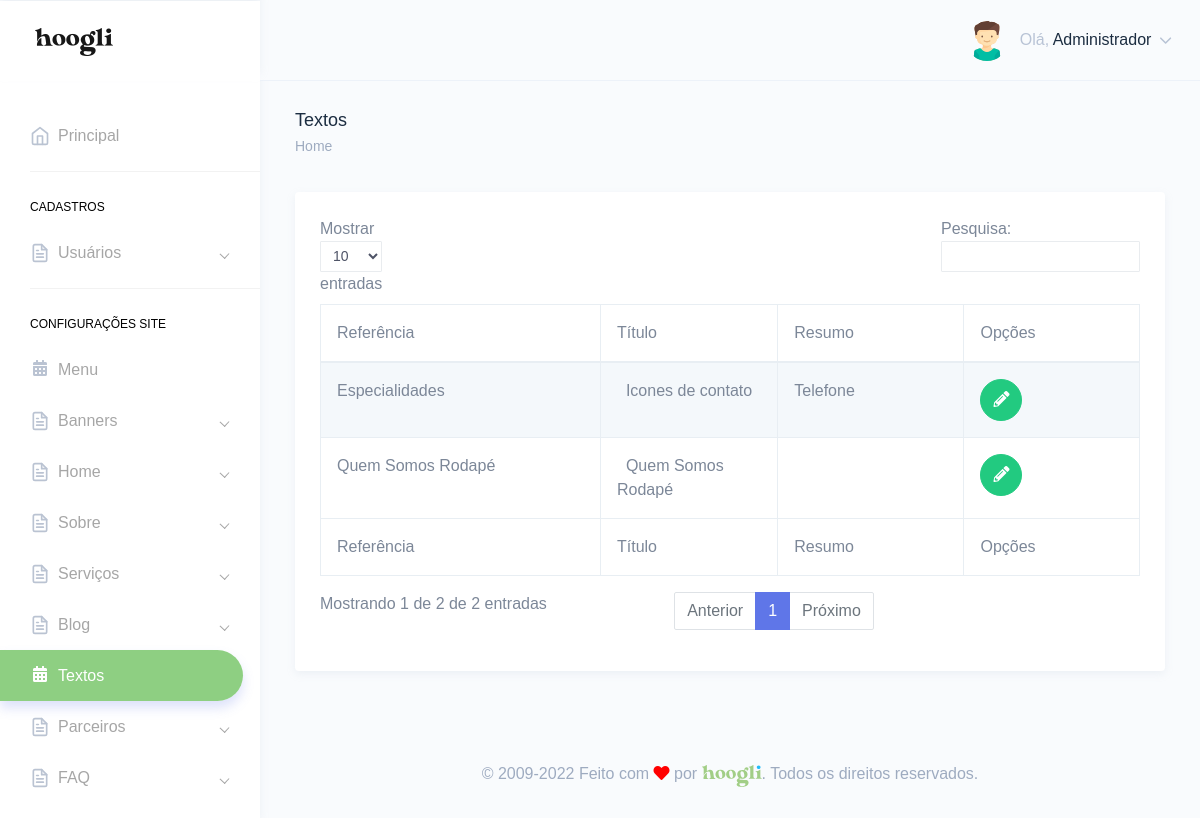
/painel/textos.php (signed in), run on the app's committed database.
### tables this page shows
CREATE TABLE `tbl_usuarios` (
  `id` int(11) NOT NULL,
  `nome` varchar(250) DEFAULT NULL,
  `email` varchar(250) DEFAULT NULL,
  `telefone` varchar(250) DEFAULT NULL,
  `endereco` varchar(250) DEFAULT NULL,
  `cpf` varchar(100) DEFAULT NULL,
  `login` varchar(100) DEFAULT NULL,
  `senha` varchar(100) DEFAULT NULL,
  `foto` varchar(250) DEFAULT NULL,
  `id_cargo` int(11) DEFAULT NULL,
  `sexo` varchar(2) DEFAULT NULL,
  `perm_cad_usuario` varchar(2) DEFAULT NULL,
  `perm_relatorio` varchar(2) DEFAULT NULL,
  `perm_add_usuario` varchar(2) DEFAULT NULL,
  `perm_edit_usuario` varchar(2) DEFAULT NULL,
  `perm_del_usuario` varchar(2) DEFAULT NULL,
  `perm_cad_contato` varchar(2) DEFAULT NULL,
  `perm_edit_contato` varchar(2) DEFAULT NULL,
  `perm_del_contato` varchar(2) DEFAULT NULL,
  `perm_edit_contato_nf` varchar(3) DEFAULT NULL,
  `perm_pag_principal_rm` varchar(2) DEFAULT NULL,
  `perm_pag_principal_uc` varchar(2) DEFAULT NULL,
  `admin_geral` varchar(2) DEFAULT NULL,
  `data_frase` date DEFAULT NULL,
  `id_frase` int(11) DEFAULT NULL,
  `frase_lida` varchar(2) DEFAULT NULL
);

CREATE TABLE `tbl_textos` (
  `id` int(11) NOT NULL,
  `titulo` varchar(250) DEFAULT NULL,
  `descricao` text DEFAULT NULL,
  `descricao2` varchar(255) NOT NULL,
  `tem_descricao2` enum('S','N') NOT NULL,
  `descricao3` varchar(255) NOT NULL,
  `tem_descricao3` enum('S','N') NOT NULL,
  `descricao4` varchar(255) NOT NULL,
  `tem_descricao4` enum('S','N') NOT NULL,
  `texto` text DEFAULT NULL,
  `foto` varchar(70) DEFAULT NULL,
  `titulo_img` varchar(255) NOT NULL,
  `foto_2` varchar(70) DEFAULT NULL,
  `foto_3` varchar(70) DEFAULT NULL,
  `foto_4` varchar(70) DEFAULT NULL,
  `meta_title` text DEFAULT NULL,
  `meta_keywords` text DEFAULT NULL,
  `meta_description` text DEFAULT NULL,
  `pagina_referencia` varchar(250) DEFAULT NULL,
  `tem_video` enum('S','N') DEFAULT 'N',
  `embed` varchar(250) DEFAULT NULL,
  `tem_foto` enum('S','N') DEFAULT 'N',
  `tem_foto_2` enum('S','N') DEFAULT 'N',
  `tem_foto_3` enum('S','N') DEFAULT 'N',
  `tem_foto_4` enum('S','N') DEFAULT 'N',
  `titulo2` varchar(250) DEFAULT NULL,
  `titulo3` varchar(255) DEFAULT NULL,
  `titulo4` varchar(255) DEFAULT NULL,
  `titulo5` varchar(255) DEFAULT NULL,
  `tem_titulo` enum('S','N') NOT NULL DEFAULT 'N',
  `tem_titulo_2` enum('S','N') NOT NULL DEFAULT 'N',
  `tem_titulo_3` enum('S','N') DEFAULT 'N',
  `tem_titulo_4` enum('S','N') DEFAULT 'N',
  `tem_titulo_5` enum('S','N') DEFAULT 'N',
  `texto_1` text DEFAULT NULL,
  `texto_2` text DEFAULT NULL,
  `texto_3` text DEFAULT NULL,
  `tem_texto` enum('S','N') NOT NULL DEFAULT 'N',
  `tem_texto_2` enum('S','N') DEFAULT 'N',
  `tem_texto_3` enum('S','N') DEFAULT 'N',
  `tem_texto_4` enum('S','N') DEFAULT 'N',
  `foto_5` varchar(70) DEFAULT NULL,
  `foto_6` varchar(70) DEFAULT NULL,
  `foto_7` varchar(70) DEFAULT NULL,
  `foto_8` varchar(70) DEFAULT NULL,
  `titulo6` varchar(250) DEFAULT NULL,
  `titulo7` varchar(250) DEFAULT NULL,
  `titulo8` varchar(250) DEFAULT NULL,
  `texto_5` text DEFAULT NULL,
  `texto_6` text DEFAULT NULL,
  `texto_7` text DEFAULT NULL,
  `texto_8` text DEFAULT NULL,
  `tem_texto_5` enum('S','N') NOT NULL DEFAULT 'N',
  `tem_texto_6` enum('S','N') NOT NULL DEFAULT 'N',
  `tem_texto_7` enum('S','N') NOT NULL DEFAULT 'N',
  `tem_texto_8` enum('S','N') NOT NULL DEFAULT 'N',
  `tem_titulo_6` enum('S','N') NOT NULL DEFAULT 'N',
  `tem_titulo_7` enum('S','N') NOT NULL DEFAULT 'N',
  `tem_titulo_8` enum('S','N') NOT NULL DEFAULT 'N',
  `tem_foto_5` enum('S','N') NOT NULL DEFAULT 'N',
  `tem_foto_6` enum('S','N') NOT NULL DEFAULT 'N',
  `tem_foto_7` enum('S','N') NOT NULL DEFAULT 'N',
  `tem_foto_8` enum('S','N') NOT NULL DEFAULT 'N',
  `tem_metas_tag` enum('S','N') NOT NULL DEFAULT 'N',
  `texto_4` text DEFAULT NULL,
  `pagina_individual` enum('S','N') NOT NULL DEFAULT 'N',
  `nome_titulo` varchar(250) DEFAULT NULL,
  `nome_titulo2` varchar(250) DEFAULT NULL,
  `nome_titulo3` varchar(250) DEFAULT NULL,
  `nome_titulo4` varchar(250) DEFAULT NULL,
  `nome_titulo5` varchar(250) DEFAULT NULL,
  `nome_titulo6` varchar(250) DEFAULT NULL,
  `nome_titulo7` varchar(250) DEFAULT NULL,
  `nome_titulo8` varchar(250) DEFAULT NULL,
  `tem_descricao` enum('S','N') NOT NULL DEFAULT 'N',
  `titulo_1_alinhamento` varchar(20) DEFAULT NULL,
  `titulo_2_alinhamento` varchar(20) DEFAULT NULL,
  `titulo_3_alinhamento` varchar(20) DEFAULT NULL,
  `titulo_4_alinhamento` varchar(20) DEFAULT NULL,
  `titulo_5_alinhamento` varchar(20) DEFAULT NULL,
  `titulo_6_alinhamento` varchar(20) DEFAULT NULL,
  `titulo_7_alinhamento` varchar(20) DEFAULT NULL,
  `titulo_8_alinhamento` varchar(20) DEFAULT NULL,
  `tem_botao_1` enum('S','N') NOT NULL DEFAULT 'N',
  `tem_botao_2` enum('S','N') NOT NULL DEFAULT 'N',
  `tem_botao_3` enum('S','N') NOT NULL DEFAULT 'N',
  `tem_botao_4` enum('S','N') NOT NULL DEFAULT 'N',
  `tem_botao_5` enum('S','N') NOT NULL DEFAULT 'N',
  `tem_botao_6` enum('S','N') NOT NULL DEFAULT 'N',
  `tem_botao_7` enum('S','N') NOT NULL DEFAULT 'N',
  `tem_botao_8` enum('S','N') NOT NULL DEFAULT 'N',
  `nome_botao_1` varchar(80) DEFAULT NULL,
  `nome_botao_2` varchar(80) DEFAULT NULL,
  `nome_botao_3` varchar(80) DEFAULT NULL,
  `nome_botao_4` varchar(80) DEFAULT NULL,
  `nome_botao_5` varchar(80) DEFAULT NULL,
  `nome_botao_6` varchar(80) DEFAULT NULL,
  `nome_botao_7` varchar(80) DEFAULT NULL,
  `nome_botao_8` varchar(80) DEFAULT NULL,
  `link_botao_1` varchar(250) DEFAULT NULL,
  `link_botao_2` varchar(250) DEFAULT NULL,
  `link_botao_3` varchar(250) DEFAULT NULL,
  `link_botao_4` varchar(250) DEFAULT NULL,
  `link_botao_5` varchar(250) DEFAULT NULL,
  `link_botao_6` varchar(250) DEFAULT NULL,
  `link_botao_7` varchar(250) DEFAULT NULL,
  `link_botao_8` varchar(250) DEFAULT NULL,
  `tem_paralax_1` enum('S','N') NOT NULL DEFAULT 'N',
  `tem_paralax_2` enum('S','N') NOT NULL DEFAULT 'N',
  `tem_paralax_3` enum('S','N') NOT NULL DEFAULT 'N',
  `tem_paralax_4` enum('S','N') NOT NULL DEFAULT 'N',
  `tem_paralax_5` enum('S','N') NOT NULL DEFAULT 'N',
  `tem_paralax_6` enum('S','N') NOT NULL DEFAULT 'N',
  `tem_paralax_7` enum('S','N') NOT NULL DEFAULT 'N',
  `tem_paralax_8` enum('S','N') NOT NULL DEFAULT 'N',
  `paralax_1` varchar(70) DEFAULT NULL,
  `paralax_2` varchar(70) DEFAULT NULL,
  `paralax_3` varchar(70) DEFAULT NULL,
  `paralax_4` varchar(70) DEFAULT NULL,
  `paralax_5` varchar(70) DEFAULT NULL,
  `paralax_6` varchar(70) DEFAULT NULL,
  `paralax_7` varchar(70) DEFAULT NULL,
  `paralax_8` varchar(70) DEFAULT NULL,
  `tem_ativo` enum('S','N') NOT NULL DEFAULT 'N',
  `ativo` enum('S','N') NOT NULL DEFAULT 'N',
  `titulo4_sessao1` varchar(250) DEFAULT NULL,
  `titulo5_sessao1` varchar(250) DEFAULT NULL,
  `tem_titulo5_sessao1` enum('S','N') DEFAULT NULL,
  `titulo6_sessao1` varchar(250) DEFAULT NULL,
  `tem_titulo6_sessao1` enum('S','N') DEFAULT NULL,
  `titulo7_sessao1` varchar(250) DEFAULT NULL,
  `titulo8_sessao1` varchar(250) DEFAULT NULL,
  `foto10_sessao1` varchar(70) DEFAULT NULL,
  `foto11_sessao1` varchar(70) DEFAULT NULL,
  `titulo9_sessao1` varchar(250) DEFAULT NULL,
  `titulo10_sessao1` varchar(250) DEFAULT NULL,
  `titulo11_sessao1` varchar(250) DEFAULT NULL,
  `titulo12_sessao1` varchar(250) DEFAULT NULL,
  `titulo13_sessao1` varchar(250) DEFAULT NULL,
  `titulo14_sessao1` varchar(250) DEFAULT NULL,
  `titulo15_sessao1` varchar(250) DEFAULT NULL,
  `titulo16_sessao1` varchar(250) DEFAULT NULL,
  `titulo17_sessao1` varchar(250) DEFAULT NULL,
  `titulo18_sessao1` varchar(250) DEFAULT NULL,
  `titulo19_sessao1` varchar(250) DEFAULT NULL,
  `titulo20_sessao1` varchar(250) DEFAULT NULL,
  `titulo21_sessao1` varchar(250) DEFAULT NULL,
  `titulo22_sessao1` varchar(250) DEFAULT NULL,
  `titulo23_sessao1` varchar(250) DEFAULT NULL,
  `titulo24_sessao1` varchar(250) DEFAULT NULL,
  `titulo25_sessao1` varchar(250) DEFAULT NULL,
  `paralax_testemunho` varchar(70) DEFAULT NULL,
  `breve_sobre` varchar(200) DEFAULT NULL,
  `breve_sobre2` varchar(200) DEFAULT NULL,
  `tem_breve_sobre` enum('S','N') DEFAULT NULL,
  `tem_breve_sobre2` enum('S','N') DEFAULT NULL,
  `titulo_sessao_sobre` varchar(250) DEFAULT NULL,
  `tem_titulo_sessao_sobre` enum('S','N') DEFAULT NULL
);

### painel/textos.php (the view, shortened to what the rows shown need)
<?php include "verifica.php";
$puxaTextos = $textos->rsDados('', '', '', 'N');
?>
<!DOCTYPE html>
<html dir="ltr" lang="pt-br">
<head>
    <link href="dist/css/style.min.css" rel="stylesheet">
</head>
<body>
    <div id="main-wrapper" data-theme="light" data-layout="vertical" data-navbarbg="skin6" data-sidebartype="full" data-sidebar-position="fixed" data-header-position="fixed" data-boxed-layout="full">
      <?php include "header.php";?>
        <div class="page-wrapper">
            <div class="container-fluid">
                <div class="row">
                    <div class="col-12">
                        <div class="card">
                            <div class="card-body">
                                <div class="table-responsive">
                                    <table id="zero_config" class="table table-striped table-bordered">
                                        <thead>
                                            <tr>
                                                <th>Referência</th>
                                                <th>Título</th>
                                                <th>Resumo</th>
                                                <th>Opções</th>
                                            </tr>
                                        </thead>
                                        <tbody>
                                            <?php
                                            if(count($puxaTextos) > 0){
                                            foreach($puxaTextos as $texto){?>
                                            <tr>
                                                <td><?php echo $texto->pagina_referencia;?></td>
                                                <td>
                                                <?php echo $texto->titulo;?></td>
                                                <td><?php echo $texto->descricao;?></td>
                                                <td>
                                                    <a href="editar-texto.php?id=<?php echo $texto->id;?>" class="btn btn-success btn-circle"><i class="fas fa-pencil-alt"></i></a>
                                                </td>
                                            </tr>
                                            <?php } }?>
                                        </tbody>
                                        <tfoot>
                                            <tr>
                                                <th>Referência</th>
                                                <th>Título</th>
                                                <th>Resumo</th>
                                                <th>Opções</th>
                                            </tr>
                                        </tfoot>
                                    </table>
                                </div>
                            </div>
                        </div>
                    </div>
                </div>
            </div>
        </div>
    </div>
</body>
</html>

### painel/header.php (shortened to what the rows shown need)
<header class="topbar" data-navbarbg="skin6">
            <nav class="navbar top-navbar navbar-expand-md">
                <div class="navbar-collapse collapse" id="navbarSupportedContent">
                    <ul class="navbar-nav float-right">
                        <li class="nav-item dropdown">
                            <a class="nav-link dropdown-toggle" href="javascript:void(0)" data-toggle="dropdown"
                                aria-haspopup="true" aria-expanded="false">
                                <span class="ml-2 d-none d-lg-inline-block"><span>Olá,</span> <span
                                        class="text-dark"><?php echo $dadosUsuarioLogado->nome;?></span> <i data-feather="chevron-down"
                                        class="svg-icon"></i></span>
                            </a>
                        </li>
                    </ul>
                </div>
            </nav>
        </header>

### data on the page
tbl_usuarios: nome "Administrador"
tbl_textos: pagina_referencia "Quem Somos Rodapé", titulo "Quem Somos Rodapé"
tbl_textos: pagina_referencia "Especialidades", titulo "Icones de contato", descricao "Telefone"
